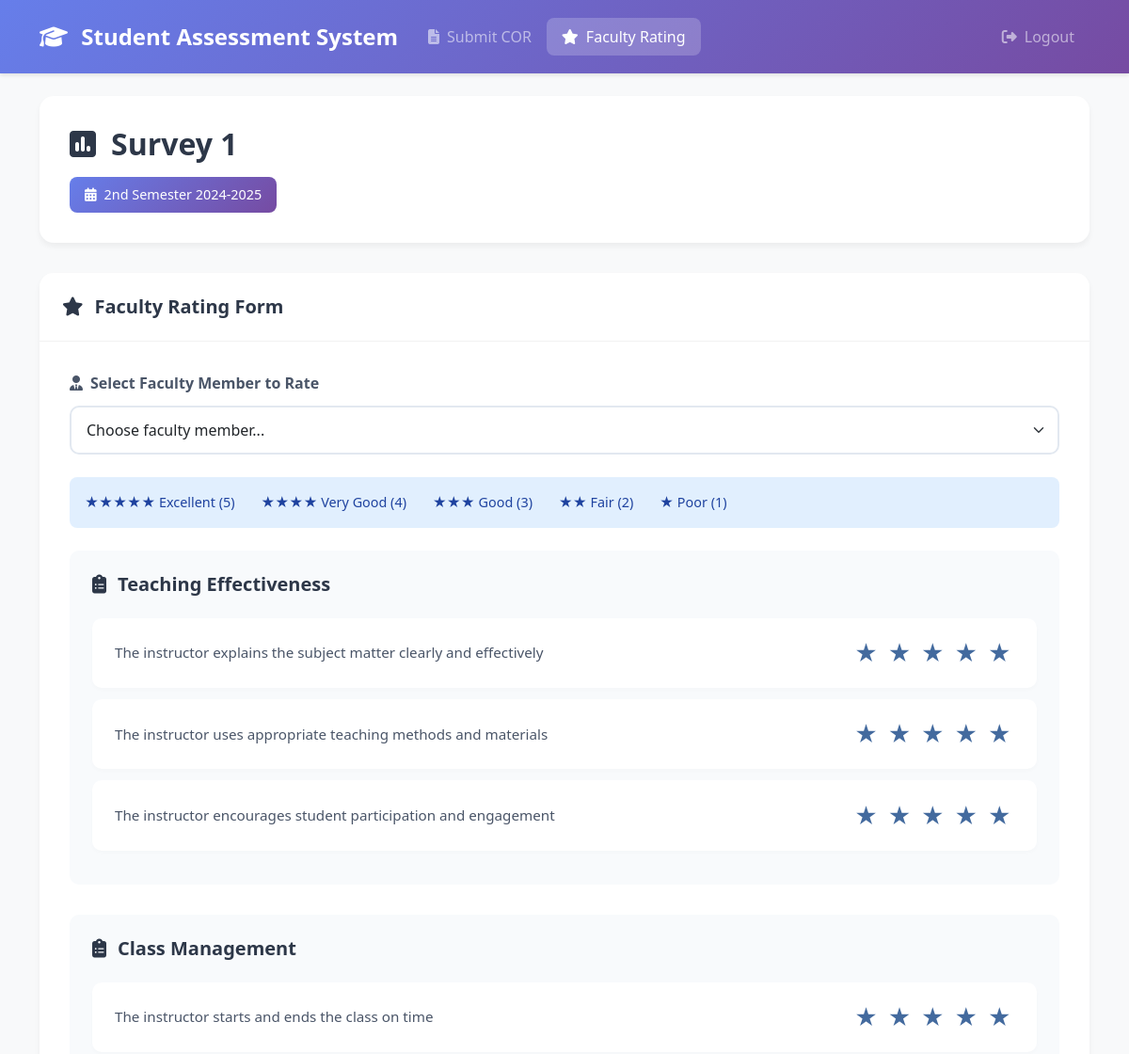
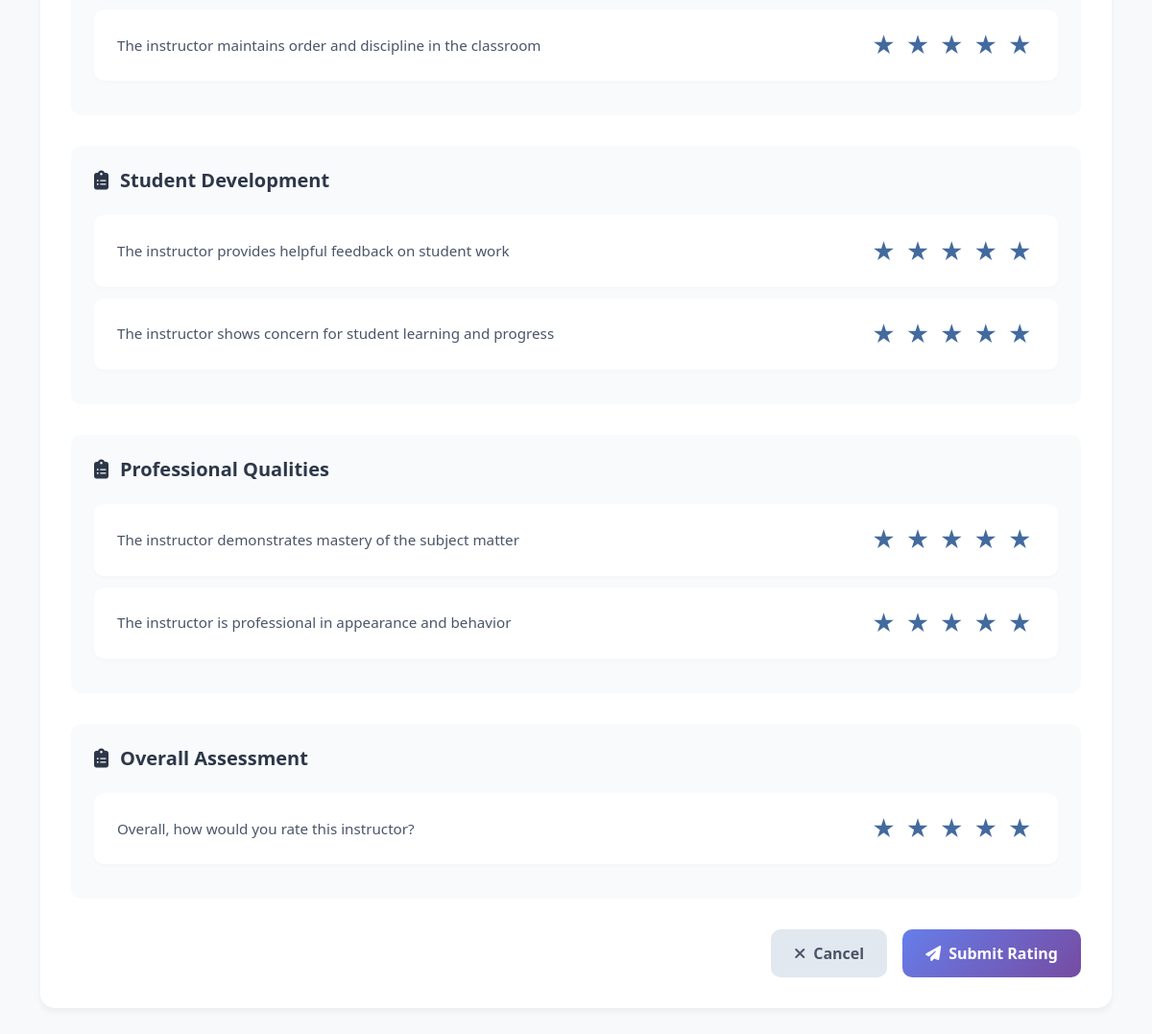
The app's page /student/survey.php?id=13 (signed in) with its own data (2 pictures, top to bottom).
### tables this page shows
CREATE TABLE `surveys` (
  `id` int(11) NOT NULL,
  `title` varchar(255) NOT NULL,
  `description` text DEFAULT NULL,
  `semester_id` int(11) DEFAULT NULL,
  `start_date` date NOT NULL,
  `end_date` date NOT NULL,
  `status` enum('draft','active','closed') DEFAULT 'draft',
  `created_at` timestamp NOT NULL DEFAULT current_timestamp()
);

CREATE TABLE `semesters` (
  `id` int(11) NOT NULL,
  `name` varchar(50) NOT NULL,
  `start_date` date NOT NULL,
  `end_date` date NOT NULL,
  `is_active` tinyint(1) DEFAULT 0,
  `created_at` timestamp NOT NULL DEFAULT current_timestamp()
);

CREATE TABLE `questions` (
  `id` int(11) NOT NULL,
  `survey_id` int(11) DEFAULT NULL,
  `question_text` text NOT NULL,
  `question_type` enum('rating','text') DEFAULT 'rating',
  `category` varchar(100) NOT NULL,
  `order_num` int(11) NOT NULL
);

### config/database.php (called while the page is built, shortened)
<?php
function sanitize($conn, $input) {
    return $conn->real_escape_string($input);
}
function clean($data) {
    return htmlspecialchars($data, ENT_QUOTES, 'UTF-8');
}
?>

### student/survey.php (the view, shortened to what this page needs)
<?php
require_once '../config/database.php';
$survey_id = sanitize($conn, $_GET['id']);
$user_id = $_SESSION['user_id'];
$stmt = $conn->prepare("SELECT * FROM students WHERE user_id = ?");
$stmt->bind_param("i", $user_id);
$stmt->execute();
$student = $stmt->get_result()->fetch_assoc();
$stmt = $conn->prepare("
    SELECT s.*, sem.name as semester_name
    FROM surveys s
    JOIN semesters sem ON s.semester_id = sem.id
    WHERE s.id = ? AND s.status = 'active'
");
$stmt->bind_param("i", $survey_id);
$stmt->execute();
$survey = $stmt->get_result()->fetch_assoc();
$stmt = $conn->prepare("SELECT * FROM questions WHERE survey_id = ? ORDER BY order_num");
$stmt->bind_param("i", $survey_id);
$stmt->execute();
$questions = $stmt->get_result()->fetch_all(MYSQLI_ASSOC);
$stmt = $conn->prepare("
    SELECT * FROM faculty
    WHERE status = 'active'
    AND id NOT IN (
        SELECT faculty_id
        FROM responses
        WHERE survey_id = ? AND student_id = ?
    )
    ORDER BY last_name, first_name
");
$stmt->bind_param("ii", $survey_id, $student['id']);
$stmt->execute();
$faculty_members = $stmt->get_result()->fetch_all(MYSQLI_ASSOC);
?>
<!DOCTYPE html>
<html lang="en">
<head>
    <link href="https://cdn.jsdelivr.net/npm/bootstrap@5.3.2/dist/css/bootstrap.min.css" rel="stylesheet">
    <link href="https://cdnjs.cloudflare.com/ajax/libs/font-awesome/6.4.2/css/all.min.css" rel="stylesheet">
</head>
<body>
    <nav class="navbar navbar-expand-lg navbar-dark">
        <div class="container">
            <a class="navbar-brand" href="../index.php">
                <i class="fas fa-graduation-cap me-2"></i>
                Student Assessment System
            </a>
            <div class="collapse navbar-collapse" id="navbarNav">
                <ul class="navbar-nav">
                    <li class="nav-item">
                        <a class="nav-link" href="cor.php">
                            <i class="fas fa-file-alt me-2"></i>Submit COR
                        </a>
                    </li>
                    <li class="nav-item">
                        <a class="nav-link active" href="surveys.php">
                            <i class="fas fa-star me-2"></i>Faculty Rating
                        </a>
                    </li>
                </ul>
                <ul class="navbar-nav ms-auto">
                    <li class="nav-item">
                        <a class="nav-link" href="../logout.php">
                            <i class="fas fa-sign-out-alt me-2"></i>Logout
                        </a>
                    </li>
                </ul>
            </div>
        </div>
    </nav>
    <div class="container py-4">
        <div class="page-header">
            <h2 class="page-title">
                <i class="fas fa-poll"></i>
                <?php echo clean($survey['title']); ?>
            </h2>
            <div class="semester-badge">
                <i class="fas fa-calendar-alt"></i>
                <?php echo clean($survey['semester_name']); ?>
            </div>
        </div>
        <?php if (empty($faculty_members)): ?>
            <?php
            $stmt = $conn->prepare("SELECT COUNT(*) as count FROM faculty WHERE status = 'active'");
            $stmt->execute();
            $result = $stmt->get_result()->fetch_assoc();
            $total_faculty = $result['count'];
            if ($total_faculty === 0): ?>
                <div class="alert alert-warning">
                    <h4 class="alert-heading">
                        <i class="fas fa-exclamation-triangle me-2"></i>
                        No Faculty Available
                    </h4>
                    <p>There are currently no faculty members available for rating. Please contact the administrator.</p>
                    <hr>
                    <p class="mb-0">
                        <a href="surveys.php" class="btn btn-primary">
                            <i class="fas fa-arrow-left me-2"></i>Back to Surveys
                        </a>
                    </p>
                </div>
            <?php else: ?>
                <div class="alert alert-info">
                    <h4 class="alert-heading">
                        <i class="fas fa-check-circle me-2"></i>
                        All Done!
                    </h4>
                    <p>You have completed rating all faculty members for this survey.</p>
                    <hr>
                    <p class="mb-0">
                        <a href="surveys.php" class="btn btn-primary">
                            <i class="fas fa-arrow-left me-2"></i>Back to Surveys
                        </a>
                    </p>
                </div>
            <?php endif; ?>
        <?php else: ?>
            <div class="card">
                <div class="card-header">
                    <h5 class="card-title">
                        <i class="fas fa-star"></i>
                        Faculty Rating Form
                    </h5>
                </div>
                <div class="card-body">
                    <form method="POST" action="">
                        <div class="mb-4">
                            <label for="faculty_id" class="form-label">
                                <i class="fas fa-user-tie me-2"></i>Select Faculty Member to Rate
                            </label>
                            <select class="form-select" id="faculty_id" name="faculty_id" required>
                                <option value="">Choose faculty member...</option>
                            </select>
                        </div>
                        <div class="rating-legend">
                            <div class="rating-legend-item">
                                <span>★★★★★ Excellent (5)</span>
                            </div>
                            <div class="rating-legend-item">
                                <span>★★★★ Very Good (4)</span>
                            </div>
                            <div class="rating-legend-item">
                                <span>★★★ Good (3)</span>
                            </div>
                            <div class="rating-legend-item">
                                <span>★★ Fair (2)</span>
                            </div>
                            <div class="rating-legend-item">
                                <span>★ Poor (1)</span>
                            </div>
                        </div>
                        <?php
                        $current_category = '';
                        foreach ($questions as $question):
                            if ($question['category'] !== $current_category):
                                if ($current_category !== '') echo '</div>';
                                $current_category = $question['category'];
                        ?>
                            <div class="question-category">
                                <h5>
                                    <i class="fas fa-clipboard-list"></i>
                                    <?php echo clean($question['category']); ?>
                                </h5>
                        <?php endif; ?>
                            <?php if ($question['question_type'] === 'rating'): ?>
                                <div class="question-item">
                                    <div class="question-text">
                                        <?php echo clean($question['question_text']); ?>
                                    </div>
                                    <div class="rating-group">
                                        <?php for ($i = 5; $i >= 1; $i--): ?>
                                            <label for="rating<?php echo $question['id']; ?>-<?php echo $i; ?>" title="<?php echo $i; ?> Star<?php echo $i > 1 ? 's' : ''; ?>">★</label>
                                        <?php endfor; ?>
                                    </div>
                                </div>
                            <?php endif; ?>
                        <?php endforeach; ?>
                        </div>
                        <div class="form-actions">
                            <a href="surveys.php" class="btn btn-secondary">
                                <i class="fas fa-times me-2"></i>Cancel
                            </a>
                            <button type="submit" class="btn btn-primary">
                                <i class="fas fa-paper-plane me-2"></i>Submit Rating
                            </button>
                        </div>
                    </form>
                </div>
            </div>
        <?php endif; ?>
    </div>
</body>
</html>

### student/survey.php (style rules this page uses)
:root { --primary-gradient: linear-gradient(135deg, #667eea 0%, #764ba2 100%); --hover-gradient: linear-gradient(135deg, #764ba2 0%, #667eea 100%); }
body { background: #f8f9fa; min-height: 100vh; }
.navbar { background: var(--primary-gradient) !important; padding: 1rem; box-shadow: 0 2px 4px rgba(0,0,0,0.1); }
.navbar-brand { font-weight: 700; font-size: 1.5rem; }
.nav-link { font-weight: 500; padding: 0.5rem 1rem !important; border-radius: 8px; transition: all 0.3s ease; }
.nav-link.active { background: rgba(255,255,255,0.2); }
.page-header { background: white; border-radius: 15px; padding: 2rem; margin-bottom: 2rem; box-shadow: 0 4px 6px rgba(0,0,0,0.05); }
.page-title { color: #2d3748; font-weight: 700; margin: 0; display: flex; align-items: center; gap: 1rem; }
.semester-badge { display: inline-flex; align-items: center; gap: 0.5rem; background: var(--primary-gradient); color: white; padding: 0.5rem 1rem; border-radius: 8px; font-size: 0.9rem; margin-top: 1rem; }
.card { border: none; border-radius: 15px; box-shadow: 0 4px 6px rgba(0,0,0,0.05); overflow: hidden; margin-bottom: 2rem; }
.card-header { background: white; border-bottom: 1px solid rgba(0,0,0,0.05); padding: 1.5rem; }
.card-title { color: #2d3748; font-weight: 700; margin: 0; display: flex; align-items: center; gap: 0.75rem; }
.card-body { padding: 2rem; }
.form-label { color: #4a5568; font-weight: 600; margin-bottom: 0.75rem; }
.form-select { border: 2px solid #e2e8f0; border-radius: 10px; padding: 0.75rem 1rem; font-size: 1rem; transition: all 0.3s ease; }
.question-category { background: #f8fafc; border-radius: 10px; padding: 1.5rem; margin-bottom: 2rem; }
.question-category h5 { color: #2d3748; font-weight: 600; margin-bottom: 1.5rem; display: flex; align-items: center; gap: 0.75rem; }
.question-item { background: white; border-radius: 10px; padding: 1rem 1.5rem; margin-bottom: 0.75rem; box-shadow: 0 2px 4px rgba(0,0,0,0.02); display: flex; align-items: center; justify-content: space-between; gap: 1rem; }
.question-text { flex: 1; font-size: 0.95rem; color: #4a5568; line-height: 1.4; margin: 0; }
.rating-group { display: flex; flex-direction: row-reverse; gap: 0.25rem; flex-shrink: 0; }
.rating-group label { cursor: pointer; font-size: 1.5rem; color:rgb(67, 106, 158); transition: all 0.2s ease; padding: 0.2rem; }
.btn { font-weight: 600; padding: 0.8rem 1.5rem; border-radius: 10px; transition: all 0.3s ease; }
.btn-primary { background: var(--primary-gradient); border: none; color: white; }
.btn-secondary { background: #e2e8f0; border: none; color: #4a5568; }
.form-actions { display: flex; justify-content: flex-end; gap: 1rem; margin-top: 2rem; }
.rating-legend { background: #e1effe; border-radius: 8px; padding: 1rem; margin-bottom: 1.5rem; font-size: 0.9rem; color: #1e429f; }
.rating-legend-item { display: inline-flex; align-items: center; gap: 0.5rem; margin-right: 1.5rem; }

### records on screen
surveys: title "Survey 1", semester.name "2nd Semester 2024-2025"
questions: category "Teaching Effectiveness", question_text "The instructor explains the subject matter clearly and effectively", question_type "rating" (drawn)
questions: question_text "The instructor uses appropriate teaching methods and materials", question_type "rating" (drawn)
questions: question_text "The instructor encourages student participation and engagement", question_type "rating" (drawn)
questions: category "Class Management", question_text "The instructor starts and ends the class on time", question_type "rating" (drawn)
questions: question_text "The instructor maintains order and discipline in the classroom", question_type "rating" (drawn)
questions: category "Student Development", question_text "The instructor provides helpful feedback on student work", question_type "rating" (drawn)
questions: question_text "The instructor shows concern for student learning and progress", question_type "rating" (drawn)
questions: category "Professional Qualities", question_text "The instructor demonstrates mastery of the subject matter", question_type "rating" (drawn)
questions: question_text "The instructor is professional in appearance and behavior", question_type "rating" (drawn)
questions: category "Overall Assessment", question_text "Overall, how would you rate this instructor?", question_type "rating" (drawn)
